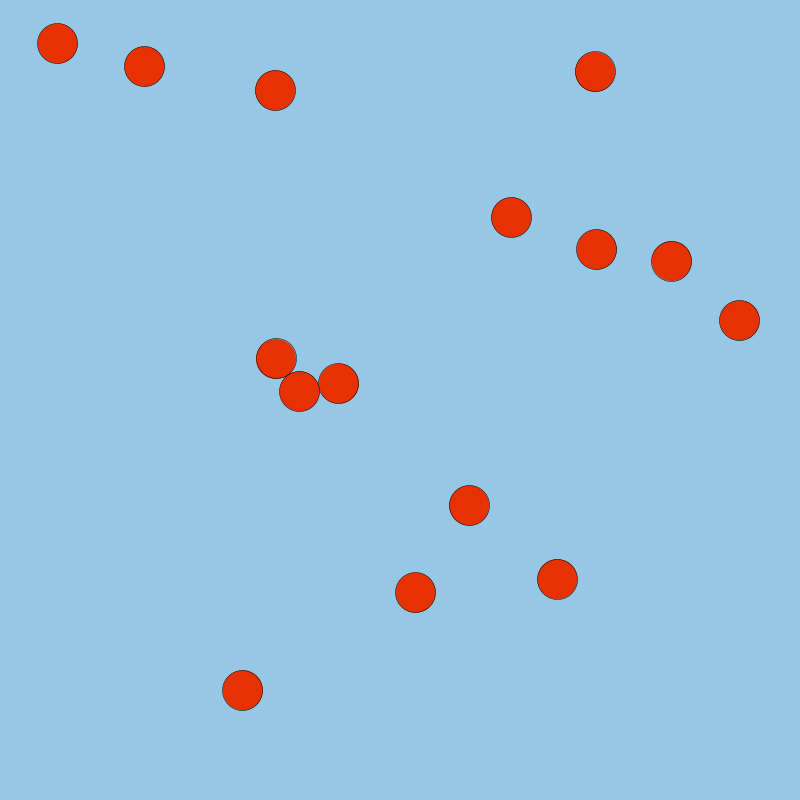
Frame 1 (no input)
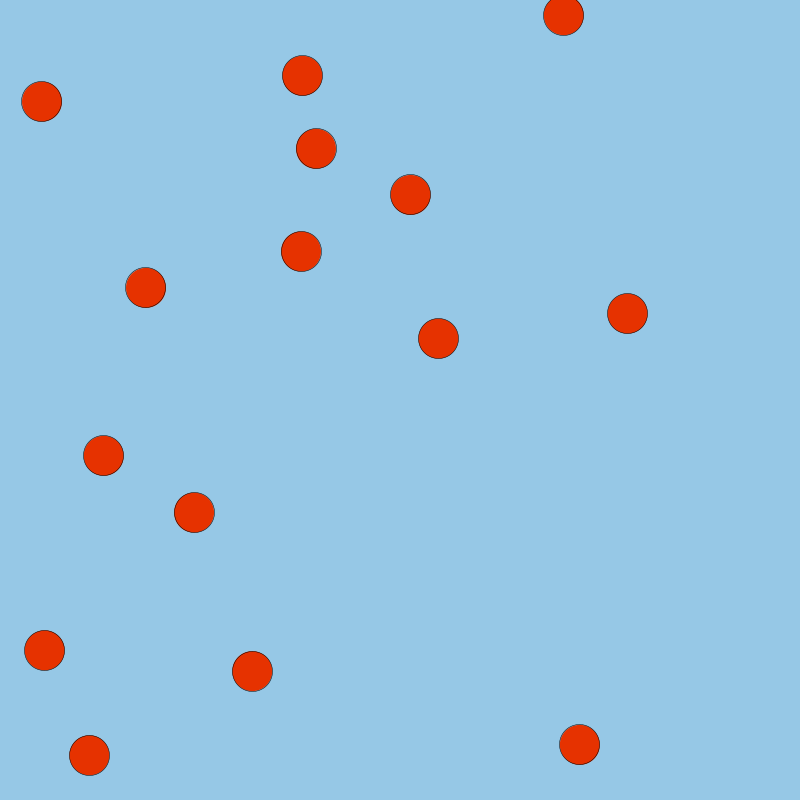
Frame 60 (the mouse pressed at the canvas centre just before this capture)
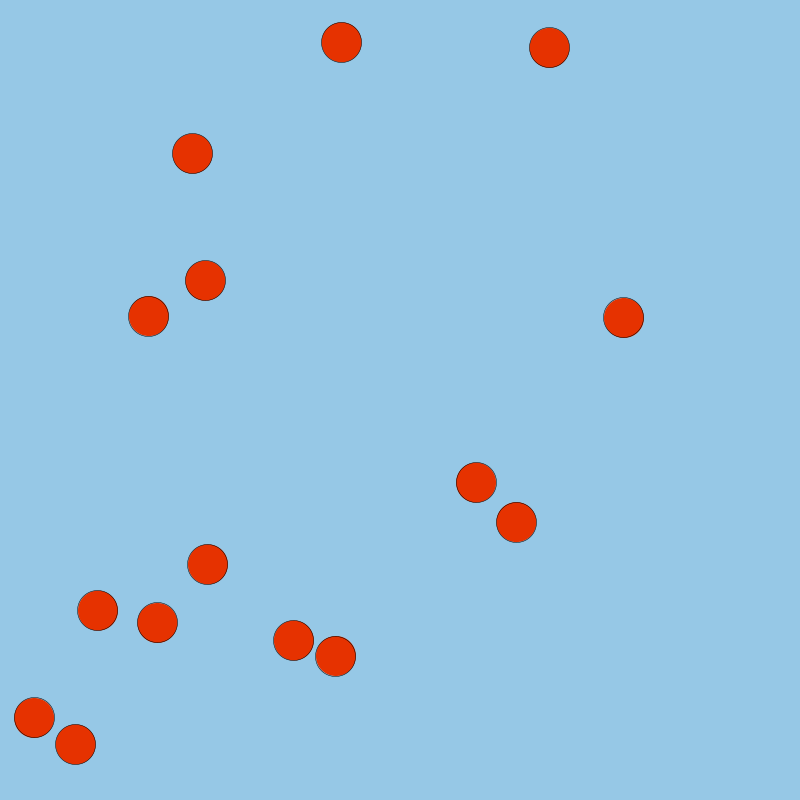
Frame 120 (the mouse held since frame 60 and released just before this capture)

The Processing sketch that drew these frames (run headless with seeded random() and noise(); from frame 60 on, the mouse is pressed at the canvas centre):

// Processing sketch: processing_81822
// ── processing_81822.pde

ball[] b=new ball[15];
PVector[] mPos;
float time,lastTime,restitution;
boolean oneDragging;


void setup(){
  size(800,800);
  
  mPos=new PVector[5]; //mouse position array
   for(int i=0;i<mPos.length;i++)
   mPos[i]=new PVector(0,0);
  
  for(int i=0;i<b.length;i++)
  b[i]=new ball();
  lastTime=millis();
  restitution=0.5;
  oneDragging=false;
}

void draw(){
  
  time=millis()-lastTime;
  lastTime=millis();
  
   background(150,200,230);
   mousePosition();   
      
 for(int i=0;i<b.length;i++){
            
        if(b[i].dragged==true){
      b[i].position=new PVector(mouseX,mouseY);
      b[i].velocity=getMouseVelocity();
        }
        
        collide();
        b[i].update();
        b[i].display();
      }
   
}


  void mousePosition(){
    
  for(int i=0;i<mPos.length-1;i++){
  mPos[i+1]=new PVector(mPos[i].x,mPos[i].y);
   }
   mPos[0]=new PVector(mouseX,mouseY);
    
  }


//Event Handlers
  
  void collide(){

    for(int i=0;i<b.length;i++){
     for(int j=0;j<b.length;j++)
          if(i!=j) {
          float xbox=(b[i].position.x/8)- (b[j].position.x/8);
          float ybox=(b[i].position.y/8)- (b[j].position.y/8);
          if( (xbox<=100 && xbox>=-100) && (ybox<=100 && ybox>=-100) )
          if( (sq(b[i].position.x-b[j].position.x)+sq(b[i].position.y-b[j].position.y)) < sq(b[i].radius+b[j].radius)){
           
            float distance,a2;
            PVector delta= new PVector(b[i].position.x,b[i].position.y);
            delta.sub(b[j].position);
            distance=delta.mag();
            PVector mtd=new PVector(delta.x,delta.y);
            
            if (distance == 0)  {
                 distance = b[i].radius + b[j].radius - 1;
                 delta.normalize();
              }
              mtd.mult((b[i].radius+b[j].radius-distance)/distance);
             
             mtd.div(2);
             b[i].position.add(mtd);
             b[j].position.sub(mtd);
            
            
            // impact speed

              PVector v = new PVector(b[i].velocity.x,b[i].velocity.y);
              v.sub(b[j].velocity);
              mtd.normalize();
              
              float vn=v.dot(mtd);// if the vn is > 0, then the 2 balls are intersecting, but they're moving away from each other already
              
              if(!(vn>0)){
              // impulse
              // the restitution is the ball's elasticity. 1 is elastic, < 1 is inelastic 
              float p = -((1+restitution) * vn) / 1;
              mtd.mult(p);
              mtd.div(2);
              // apply impulses
              b[i].velocity.add(mtd);
              b[j].velocity.sub(mtd);
              }
          }
          }
    }


   }

  
  PVector getMouseVelocity()          
  {
    return new PVector(mPos[0].x-mPos[mPos.length-4].x,mPos[0].y-mPos[mPos.length-4].y);
  }
  
  void mouseDragged(){
    PVector m;
    for(int i=0;i<b.length;i++){
      m=new PVector(mouseX,mouseY);
      m.sub(b[i].position);
      
      if(m.mag()<b[i].radius && b[i].dragged==false && oneDragging==false){
      b[i].dragged=true; oneDragging=true;}
      
      if(b[i].dragged==true){
      b[i].position=new PVector(mouseX,mouseY);
      b[i].velocity=getMouseVelocity();
  
      }
    }
   }
   
  
  void mouseReleased(){
    for(int i=0;i<b.length;i++){
    b[i].dragged=false;
    oneDragging=false;
    }
  }

class ball{
 
  PVector position,velocity;
  float radius;
  boolean dragged=false;

 ball(){                                      //CONSTUCTER
     
   radius=20;
   position=new PVector(random(radius,800-radius),random(radius,800-radius));
   velocity=new PVector(random(-20,20),random(-20,20));
 } 
 
 void display(){                              //DISPLAY 
  
  fill(230,50,0);
  strokeWeight(0.5);
  stroke(0);
  pushMatrix();
  translate(position.x,position.y);
  ellipse(0,0,radius*2,radius*2);
  popMatrix();


 }
 
 void update(){                               //UPDATE
    
    walls();
    
    if(velocity.mag()>0.01){
      PVector anti = new PVector(velocity.x,velocity.y);
      anti.normalize();
      anti.mult(0.03);
      velocity.sub(anti);
      
      PVector temp=new PVector(velocity.x,velocity.y);
      temp.mult(time*0.03);
      position.add(temp);
      
    }
    else velocity.limit(0);
     velocity.limit(50);
    
 }
 
 
 void walls(){
     
   if((position.x>width-radius && velocity.x>0) || (position.x<radius && velocity.x<0))
     velocity=new PVector(-velocity.x,velocity.y);
     
   
   if((position.y>height-radius && velocity.y>0) || (position.y<radius && velocity.y<0))
     velocity=new PVector(velocity.x,-velocity.y);
     
  
 }
 
  
}
